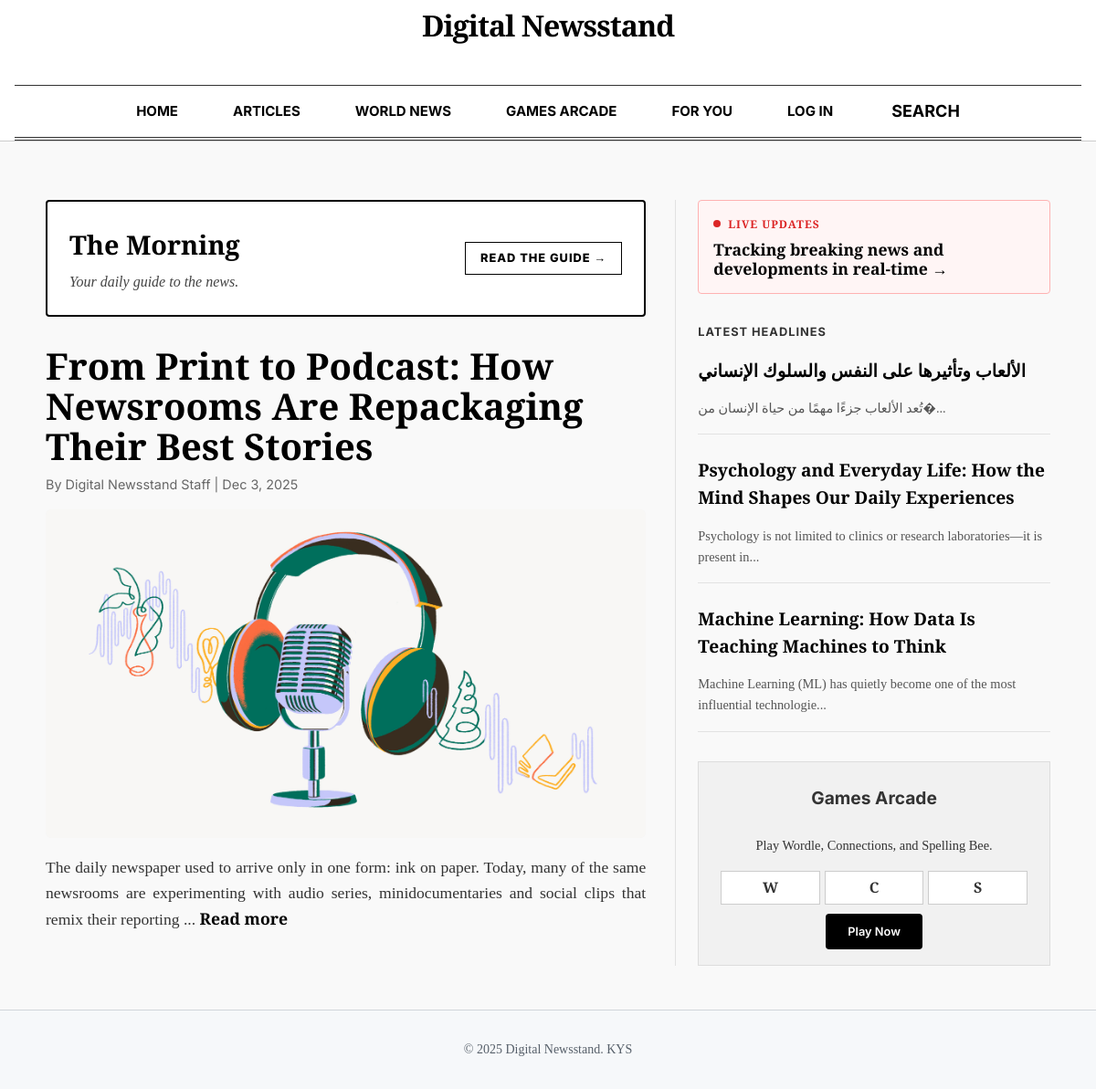
The page / on the database its author committed.
### tables this page shows
CREATE TABLE `articles` (
  `id` int NOT NULL AUTO_INCREMENT,
  `title` varchar(255) NOT NULL,
  `content` text NOT NULL,
  `author` varchar(100) DEFAULT NULL,
  `category` varchar(100) DEFAULT NULL,
  `language` varchar(10) DEFAULT 'en',
  `thumbnail` varchar(255) DEFAULT NULL,
  `created_at` timestamp NULL DEFAULT CURRENT_TIMESTAMP,
  `status` enum('draft','published','archived') DEFAULT 'draft',
  `scheduled_at` datetime DEFAULT NULL,
  `is_featured` tinyint(1) DEFAULT '0',
  `visibility` enum('public','subscribed') DEFAULT 'public',
  `tags` text,
  `required_level` int DEFAULT '0',
  `required_plan_id` int DEFAULT NULL,
  PRIMARY KEY (`id`)
);

### src/index.php (called while the page is built, shortened)
<?php
require __DIR__ . '/config/DataBase_Connection.php';
$selectedLang = $_SESSION['lang'] ?? 'en';
$page = $_GET['page'] ?? "";
Router::route($page, $selectedLang);

### src/Config/DataBase_Connection.php (called while the page is built, shortened)
<?php
if (!class_exists('Database')) {
class Database {
    private static $instance = null;
    private $host;
    private $db_name;
    private $username;
    private $password;
    public $conn = null;
    private function __construct() {
        $this->host = getenv('DB_HOST') ?: 'db';
        $this->db_name = getenv('DB_NAME') ?: 'News';
        $this->username = getenv('DB_USER') ?: 'Rain';
        $this->password = getenv('DB_PASS') ?: 'Sunny';
    }
    public static function getInstance(): Database {
        if (self::$instance === null) {
            self::$instance = new self();
        }
        return self::$instance;
    }
    public function connect() {
        try {
            $this->conn = new PDO(
                "mysql:host={$this->host};dbname={$this->db_name};charset=utf8",
                $this->username,
                $this->password
            );
            $this->conn->setAttribute(PDO::ATTR_ERRMODE, PDO::ERRMODE_EXCEPTION);
        } catch(PDOException $e) {
            die("Database Connection Error: " . $e->getMessage());
        }
        return $this->conn;
    }
}
}

### src/Models/Article.php (called while the page is built, shortened)
<?php
require_once __DIR__ . "/../Config/DataBase_Connection.php";
class Article {
    private PDO $conn;
    public function __construct() {
        $this->conn = Database::getInstance()->connect();
    }
    public function getLatest(int $limit = 5): array {
        $stmt = $this->conn->prepare(
            "SELECT id, title, content as description, thumbnail, COALESCE(scheduled_at, created_at) as publishedAt, author
             FROM articles
             WHERE status = 'published'
             ORDER BY is_featured DESC, COALESCE(scheduled_at, created_at) DESC
             LIMIT ?"
        );
        $stmt->bindValue(1, $limit, PDO::PARAM_INT);
        $stmt->execute();
        return $stmt->fetchAll(PDO::FETCH_ASSOC);
    }
}

### src/Views/Home.php (the view, shortened to what this page needs)
<?php include(__DIR__ . '/layout/Header.php'); ?>
<?php
require_once __DIR__ . '/../Models/Article.php';
$articleModel = new Article();
$latestArticles = [];
try {
    $latestArticles = $articleModel->getLatest(4);
} catch (Exception $e) { }
$mainStory = $latestArticles[0] ?? null;
$sideStories = array_slice($latestArticles, 1, 3);
?>
<div class="container" style="max-width: 1100px; margin: 2rem auto; padding: 0 1rem;">
    <div class="newspaper-grid" style="display: grid; grid-template-columns: 1.6fr 1fr; gap: 2rem; margin-bottom: 3rem;">
        <section class="main-column">
            <section class="morning-banner" style="background: #fff; color: #000; border: 2px solid #000; padding: 1.5rem; border-radius: 4px; margin-bottom: 2rem; display: flex; align-items: center; justify-content: space-between; cursor: pointer; transition: transform 0.2s;" onclick="window.location.href='?page=morning'">
                <div>
                    <h2 class="serif-headline" style="font-size: 1.8rem; margin: 0; color: #000;">The Morning</h2>
                    <p style="font-family: var(--font-serif); font-size: 1rem; color: #444; margin: 0.3rem 0 0 0; font-style: italic;">Your daily guide to the news.</p>
                </div>
                <div style="font-family: var(--font-sans); font-weight: 800; font-size: 0.8rem; border: 1.5px solid #000; padding: 0.4rem 1rem; letter-spacing: 1px;">
                    READ THE GUIDE &rarr;
                </div>
            </section>
            <?php if ($mainStory): ?>
                <article class="lead-story" style="margin-bottom: 2rem;">
                    <a href="?page=article&id=<?= $mainStory['id'] ?>" style="color: black;">
                        <h2 class="serif-headline" style="font-size: 2.5rem; line-height: 1.1;"><?= htmlspecialchars($mainStory['title']) ?></h2>
                    </a>
                    <div style="font-family: var(--font-sans); color: #666; font-size: 0.9rem; margin-bottom: 1rem;">
                        By Digital Newsstand Staff | <?= date('M j, Y', strtotime($mainStory['publishedAt'] ?? 'now')) ?>
                    </div>
                    <?php if (!empty($mainStory['thumbnail'])): ?>
                        <div style="margin-bottom: 1rem;">
                            <div class="lead-story-image">
                                <img src="<?= htmlspecialchars($mainStory['thumbnail']) ?>" alt="Cover">
                            </div>
                        </div>
                    <?php endif; ?>
                    <p style="font-size: 1.1rem; text-align: justify;">
                        <?= htmlspecialchars(substr($mainStory['description'] ?? '', 0, 200)) ?>...
                        <a href="?page=article&id=<?= $mainStory['id'] ?>" style="font-weight: bold;">Read more</a>
                    </p>
                </article>
            <?php else: ?>
                <p>No featured stories today.</p>
            <?php endif; ?>
        </section>
        <aside class="side-column" style="border-left: 1px solid var(--border-light); padding-left: 1.5rem;">
            <div class="live-ticker" style="background: #fff5f5; border: 1px solid #feb2b2; padding: 1rem; border-radius: 4px; margin-bottom: 2rem; cursor: pointer;" onclick="window.location.href='?page=live'">
                <div style="display: flex; align-items: center; gap: 0.5rem; color: #dc2626; font-weight: 800; font-size: 0.75rem; letter-spacing: 1px; margin-bottom: 0.5rem;">
                    <span style="width: 8px; height: 8px; background: #dc2626; border-radius: 50%; animation: pulse 1s infinite;"></span> LIVE UPDATES
                </div>
                <h4 class="serif-headline" style="font-size: 1.1rem; margin: 0; line-height: 1.2;">Tracking breaking news and developments in real-time &rarr;</h4>
            </div>
            <h3 class="sans-text" style="font-weight: 700; text-transform: uppercase; font-size: 0.8rem; letter-spacing: 1px; margin-bottom: 1rem;">Latest Headlines</h3>
            <?php foreach ($sideStories as $story): ?>
                <article style="margin-bottom: 1.5rem; border-bottom: 1px solid var(--border-light); padding-bottom: 1rem;">
                    <a href="?page=article&id=<?= $story['id'] ?>" style="color: black;">
                        <h4 class="serif-headline" style="font-size: 1.2rem;"><?= htmlspecialchars($story['title']) ?></h4>
                    </a>
                    <p style="font-size: 0.9rem; color: #555; margin-bottom: 0;">
                        <?= htmlspecialchars(substr($story['description'] ?? '', 0, 80)) ?>...
                    </p>
                </article>
            <?php endforeach; ?>
            <div class="games-widget" style="background: #f1f1f1; padding: 1.5rem; text-align: center; border: 1px solid #ddd; margin-top: 2rem;">
                <h4 class="sans-text" style="font-weight: 700; font-size: 1.2rem; margin-top: 0;">Games Arcade</h4>
                <p style="font-size: 0.9rem; margin-bottom: 1rem;">Play Wordle, Connections, and Spelling Bee.</p>
                <div style="display: grid; grid-template-columns: 1fr 1fr 1fr; gap: 5px; margin-bottom: 1rem;">
                    <div style="background: white; border: 1px solid #ccc; padding: 5px; font-weight: bold;">W</div>
                    <div style="background: white; border: 1px solid #ccc; padding: 5px; font-weight: bold;">C</div>
                    <div style="background: white; border: 1px solid #ccc; padding: 5px; font-weight: bold;">S</div>
                </div>
                <a href="?page=games" class="btn-primary" style="font-size: 0.8rem;">Play Now</a>
            </div>
        </aside>
    </div>
</div>
<?php include(__DIR__ . '/layout/Footer.php'); ?>

### src/Assets/CSS/Styles.css (style rules this page uses)
body { font-family: 'Segoe UI', Roboto, Arial, sans-serif; background-color: #f6f8fa; color: #24292e; margin: 0; padding: 0; }

### src/Assets/CSS/theme.css (style rules this page uses)
:root { --font-serif: 'Playfair Display', serif; --font-sans: 'Inter', sans-serif; --font-display: 'Outfit', sans-serif; --bg-paper: #f9f9f9; --bg-white: #ffffff; --text-main: #333333; --text-headline: #000000; --text-muted: #666666; --border-light: #e2e2e2; --border-dark: #333333; --primary: #000000; --accent: #567b95; --game-correct: #6aaa64; --game-present: #c9b458; --game-absent: #787c7e; }
body { background-color: var(--bg-paper); color: var(--text-main); font-family: var(--font-serif); margin: 0; padding: 0; line-height: 1.6; }
a { color: var(--primary); text-decoration: none; }
.container { max-width: 1200px; margin: 0 auto; padding: 0 1rem; }
.serif-headline { font-family: var(--font-serif); font-weight: 700; color: var(--text-headline); margin: 0 0 0.5rem 0; }
.sans-text { font-family: var(--font-sans); }
.btn-primary { background: var(--primary); color: var(--bg-white); padding: 0.75rem 1.5rem; border-radius: 4px; font-family: var(--font-sans); font-weight: 600; transition: opacity 0.2s; border: none; cursor: pointer; }

### src/Views/Home.php (style rules this page uses)
.lead-story-image { width: 100%; height: 360px; max-height: 60vh; overflow: hidden; border-radius: 6px; background: #f3f4f6; }
.lead-story-image img { width: 100%; height: 100%; object-fit: cover; display: block; }

### rows shown on the page
articles: title "From Print to Podcast: How Newsrooms Are Repackaging Their Best Stories", thumbnail (picture), content "The daily newspaper used to arrive only in one form: ink on paper. Today, many of the same newsrooms are experimenting with audio series, minidocumentaries and social clips that remix their reporting"
articles: title "الألعاب وتأثيرها على النفس والسلوك الإنساني", content "تُعد الألعاب جزءًا مهمًا من حياة الإنسان من�"
articles: title "Psychology and Everyday Life: How the Mind Shapes Our Daily Experiences", content "Psychology is not limited to clinics or research laboratories—it is present in"
articles: title "Machine Learning: How Data Is Teaching Machines to Think", content "Machine Learning (ML) has quietly become one of the most influential technologie"

### other values the page prints
date('M j, Y', strtotime($mainStory['publishedAt'] ?? 'now')) "Dec 3, 2025"
